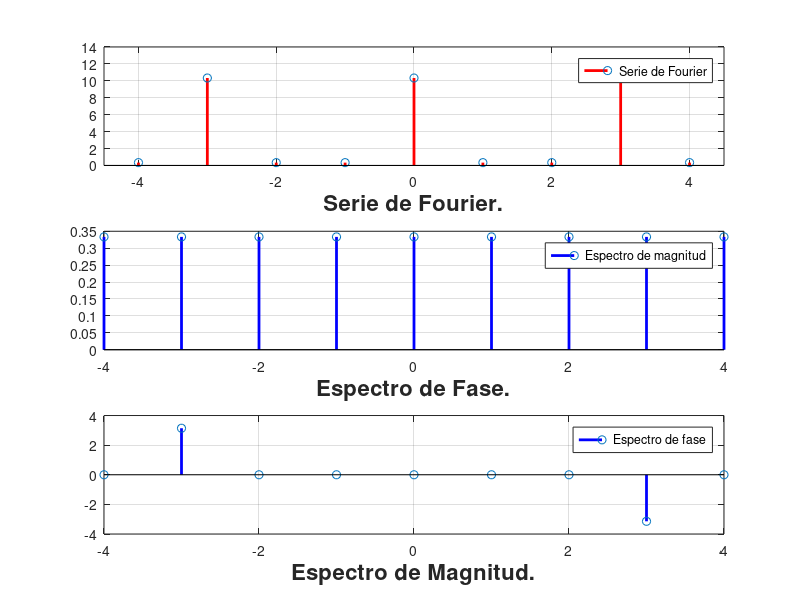

MATLAB code to generate this figure:
close all; clear; clc;
ar=15;
sef=1/3;
t0=3;
t=-4:4;
for i=1:ar
   sef=sef+exp(2*pi*i*t*1j/3)/3+ exp(-2*pi*i*t.*1j/3)/3;
end
for i=1:length(t)
    dn(i)=1/3;
    On(i)=0;
    if i==length(t)
       On(2)=pi;
       On(8)=-pi;
    end
end
figure
subplot(3,1,1,'Color',[0,0.7,0.9])
stem(t,sef,'LineWidth',2,'Color',[1 0 0])
grid on
legend('Serie de Fourier','Location','Best')
xlabel('Serie de Fourier.','FontWeight','bold','FontSize',16)
axis([-4.5 4.5 0 14])

subplot(3,1,2)
stem(t,dn,'LineWidth',2,'Color',[0 0 1])
grid on
legend('Espectro de magnitud','Location','Best')
xlabel('Espectro de Fase.','FontWeight','bold','FontSize',16)

subplot(3,1,3)
stem(t,On,'LineWidth',2,'Color',[0 0 1])
grid on
legend('Espectro de fase','Location','Best')
xlabel('Espectro de Magnitud.','FontWeight','bold','FontSize',16)